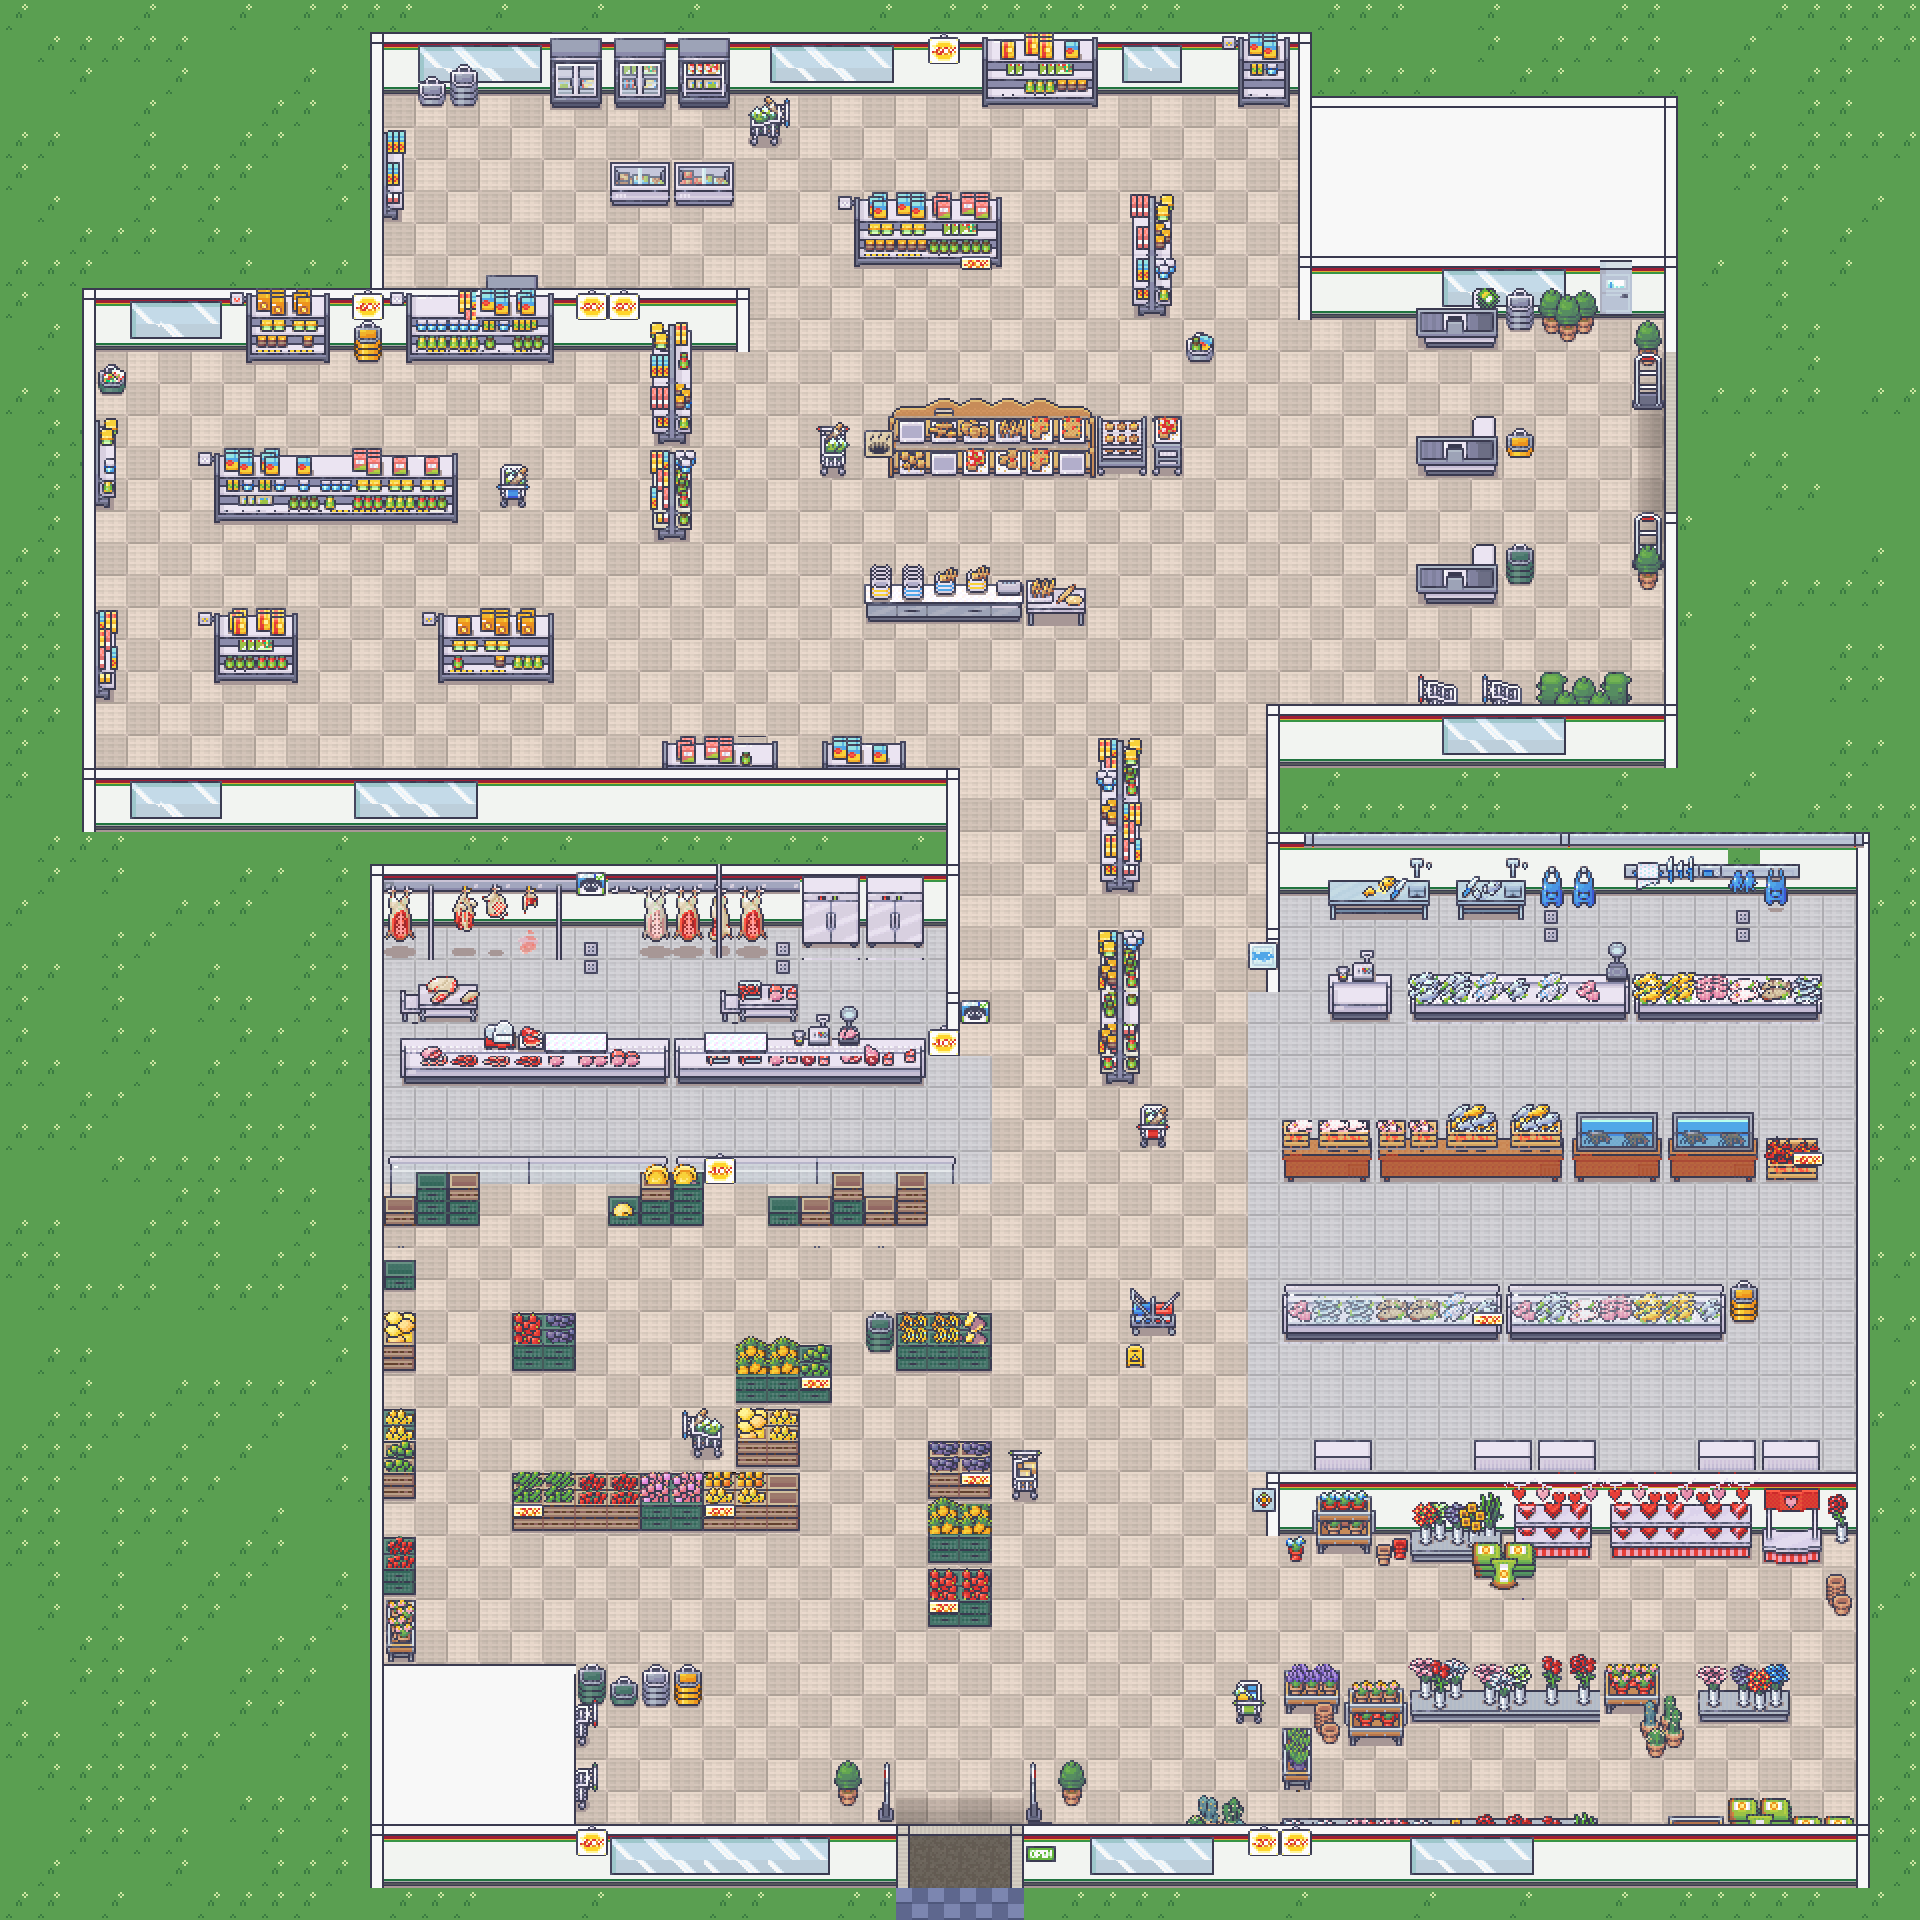

A 2D game scene composited from a Tiled map and its tileset images. What follows is a short description and the map's XML, with each tile layer's data collapsed to a summary:
An orthogonal 60x60 tile map with 32x32 px tiles, 6 tile layers (M_land, M_wall, M_rack, M_prop, ...), 3 tilesets and 33 objects (pakchoy, garlic, oil, chicken, chilli, ...).

<map version="1.10" tiledversion="1.10.2" orientation="orthogonal" renderorder="right-down" width="60" height="60" tilewidth="32" tileheight="32" infinite="0" nextlayerid="12" nextobjectid="45">
 <editorsettings>
  <export target="GN_market.tmj" format="json" />
 </editorsettings>
 <tileset firstgid="1" name="MarketLand" tilewidth="32" tileheight="32" tilecount="8284" columns="76">
  <image source="Room_Builder_32x32.png" width="2432" height="3488" />
 </tileset>
 <tileset firstgid="8285" name="MarketProp" tilewidth="32" tileheight="32" tilecount="1248" columns="16">
  <image source="Market_32x32.png" width="512" height="2496" />
 </tileset>
 <tileset firstgid="9533" name="MarketCLand" tilewidth="32" tileheight="32" tilecount="896" columns="56">
  <image source="City_32x32.png" width="1792" height="512" />
 </tileset>
 <layer id="4" name="M_land" width="60" height="60">
  <data>[3600 cells, 3600 non-empty, 15 distinct tile ids]</data>
 </layer>
 <objectgroup id="9" name="Object_lv2">
  <object id="3" name="pakchoy" x="518.294" y="1220.92">
   <point />
  </object>
  <object id="4" name="garlic" x="702.248" y="1389.11">
   <point />
  </object>
  <object id="5" name="oil" x="1179.39" y="108.148">
   <point />
  </object>
  <object id="6" name="chicken" x="437.372" y="1144.61">
   <point />
  </object>
  <object id="7" name="chilli" x="813.85" y="1433.5">
   <point />
  </object>
  <object id="8" name="salt" x="701.677" y="372.007">
   <point />
  </object>
  <object id="9" name="shrimps" x="1758.65" y="1365.26">
   <point />
  </object>
  <object id="11" name="rice" x="573.277" y="371.702">
   <point />
  </object>
  <object id="12" name="bluefish" x="1574.35" y="1100.14">
   <point />
  </object>
  <object id="13" name="bread" x="1196.64" y="612.429">
   <point />
  </object>
  <object id="14" name="redfish" x="1412.9" y="1467.97">
   <point />
  </object>
  <object id="16" name="pumpkin" x="429.927" y="1412.62">
   <point />
  </object>
  <object id="17" name="egg" x="207.975" y="361.065">
   <point />
  </object>
  <object id="18" name="carrot" x="895.435" y="1616.3">
   <point />
  </object>
  <object id="19" name="milk" x="493.92" y="117.797">
   <point />
  </object>
  <object id="20" name="coke" x="920.683" y="112.527">
   <point />
  </object>
  <object id="21" name="onion" x="433.719" y="1652.69">
   <point />
  </object>
  <object id="22" name="broccoli" x="638.685" y="1568.85">
   <point />
  </object>
  <object id="23" name="spray" x="117.102" y="568.764">
   <point />
  </object>
  <object id="24" name="clorox" x="337.597" y="670.474">
   <point />
  </object>
  <object id="25" name="peanutbutter" x="1035.3" y="258.674">
   <point />
  </object>
  <object id="26" name="pepsi" x="405.757" y="271.729">
   <point />
  </object>
  <object id="27" name="love1" x="1384.76" y="336.861">
   <point />
  </object>
  <object id="28" name="love2" x="1599.85" y="1590.12">
   <point />
  </object>
 </objectgroup>
 <objectgroup id="10" name="Npc_lv2">
  <object id="30" name="w1" x="482.299" y="532.986">
   <point />
  </object>
  <object id="33" name="w2" x="871.359" y="501.509">
   <point />
  </object>
  <object id="34" name="w3" x="757.938" y="188.899">
   <point />
  </object>
  <object id="35" name="w4" x="588.8" y="1344.58">
   <point />
  </object>
  <object id="38" name="m1" x="1165.04" y="1073.9">
   <point />
  </object>
  <object id="39" name="m2" x="1679.28" y="1262.04">
   <point />
  </object>
  <object id="40" name="m3" x="1756.97" y="1577.95">
   <point />
  </object>
  <object id="41" name="m4" x="1197.92" y="296.649">
   <point />
  </object>
 </objectgroup>
 <objectgroup id="11" name="Character_lv2">
  <object id="42" name="Helper" x="980.731" y="1750.07">
   <point />
  </object>
 </objectgroup>
 <layer id="1" name="M_wall" width="60" height="60">
  <data>[3600 cells, 382 non-empty, 25 distinct tile ids]</data>
 </layer>
 <layer id="2" name="M_rack" width="60" height="60">
  <data>[3600 cells, 830 non-empty, 261 distinct tile ids]</data>
 </layer>
 <layer id="3" name="M_prop" width="60" height="60">
  <data>[3600 cells, 533 non-empty, 377 distinct tile ids]</data>
 </layer>
 <layer id="6" name="M_prop2" width="60" height="60">
  <data>[3600 cells, 73 non-empty, 50 distinct tile ids]</data>
 </layer>
 <layer id="5" name="M_glass" width="60" height="60">
  <data>[3600 cells, 10 non-empty, 6 distinct tile ids]</data>
 </layer>
</map>
